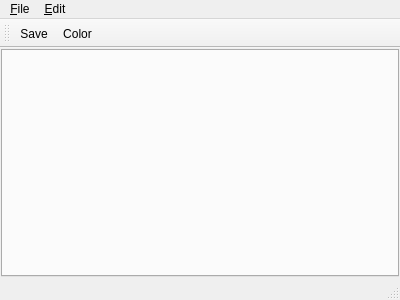
<?xml version="1.0" encoding="UTF-8"?>
<ui version="4.0">
 <class>MainWindow</class>
 <widget class="QMainWindow" name="MainWindow">
  <property name="geometry">
   <rect>
    <x>0</x>
    <y>0</y>
    <width>400</width>
    <height>300</height>
   </rect>
  </property>
  <property name="windowTitle">
   <string>MainWindow</string>
  </property>
  <widget class="QWidget" name="centralWidget">
   <layout class="QHBoxLayout" name="horizontalLayout">
    <property name="leftMargin">
     <number>1</number>
    </property>
    <property name="topMargin">
     <number>1</number>
    </property>
    <property name="rightMargin">
     <number>1</number>
    </property>
    <property name="bottomMargin">
     <number>1</number>
    </property>
    <item>
     <widget class="QTabWidget" name="tabWidget">
      <property name="tabPosition">
       <enum>QTabWidget::South</enum>
      </property>
      <property name="tabShape">
       <enum>QTabWidget::Triangular</enum>
      </property>
      <property name="currentIndex">
       <number>-1</number>
      </property>
     </widget>
    </item>
   </layout>
  </widget>
  <widget class="QMenuBar" name="menuBar">
   <property name="geometry">
    <rect>
     <x>0</x>
     <y>0</y>
     <width>400</width>
     <height>22</height>
    </rect>
   </property>
   <widget class="QMenu" name="menu_File">
    <property name="title">
     <string>&amp;File</string>
    </property>
    <addaction name="actionSave"/>
   </widget>
   <widget class="QMenu" name="menu_Edit">
    <property name="title">
     <string>&amp;Edit</string>
    </property>
    <addaction name="actionColor"/>
   </widget>
   <addaction name="menu_File"/>
   <addaction name="menu_Edit"/>
  </widget>
  <widget class="QToolBar" name="mainToolBar">
   <attribute name="toolBarArea">
    <enum>TopToolBarArea</enum>
   </attribute>
   <attribute name="toolBarBreak">
    <bool>false</bool>
   </attribute>
   <addaction name="actionSave"/>
   <addaction name="actionColor"/>
  </widget>
  <widget class="QStatusBar" name="statusBar"/>
  <action name="actionSave">
   <property name="text">
    <string>&amp;Save</string>
   </property>
   <property name="shortcut">
    <string>Ctrl+S</string>
   </property>
  </action>
  <action name="actionColor">
   <property name="text">
    <string>&amp;Color</string>
   </property>
   <property name="shortcut">
    <string>Ctrl+Shift+C</string>
   </property>
  </action>
 </widget>
 <layoutdefault spacing="6" margin="11"/>
 <resources/>
 <connections/>
</ui>
